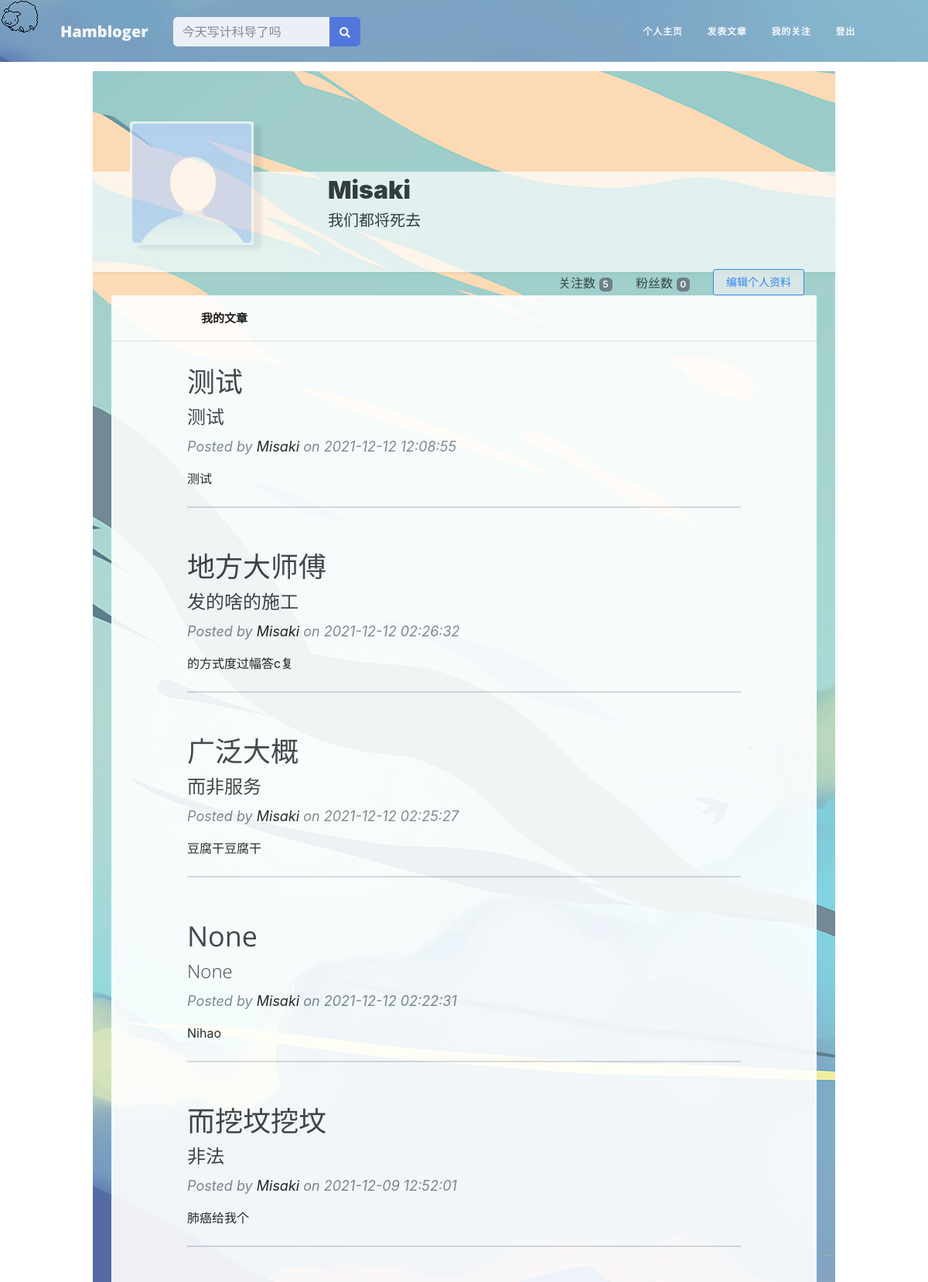
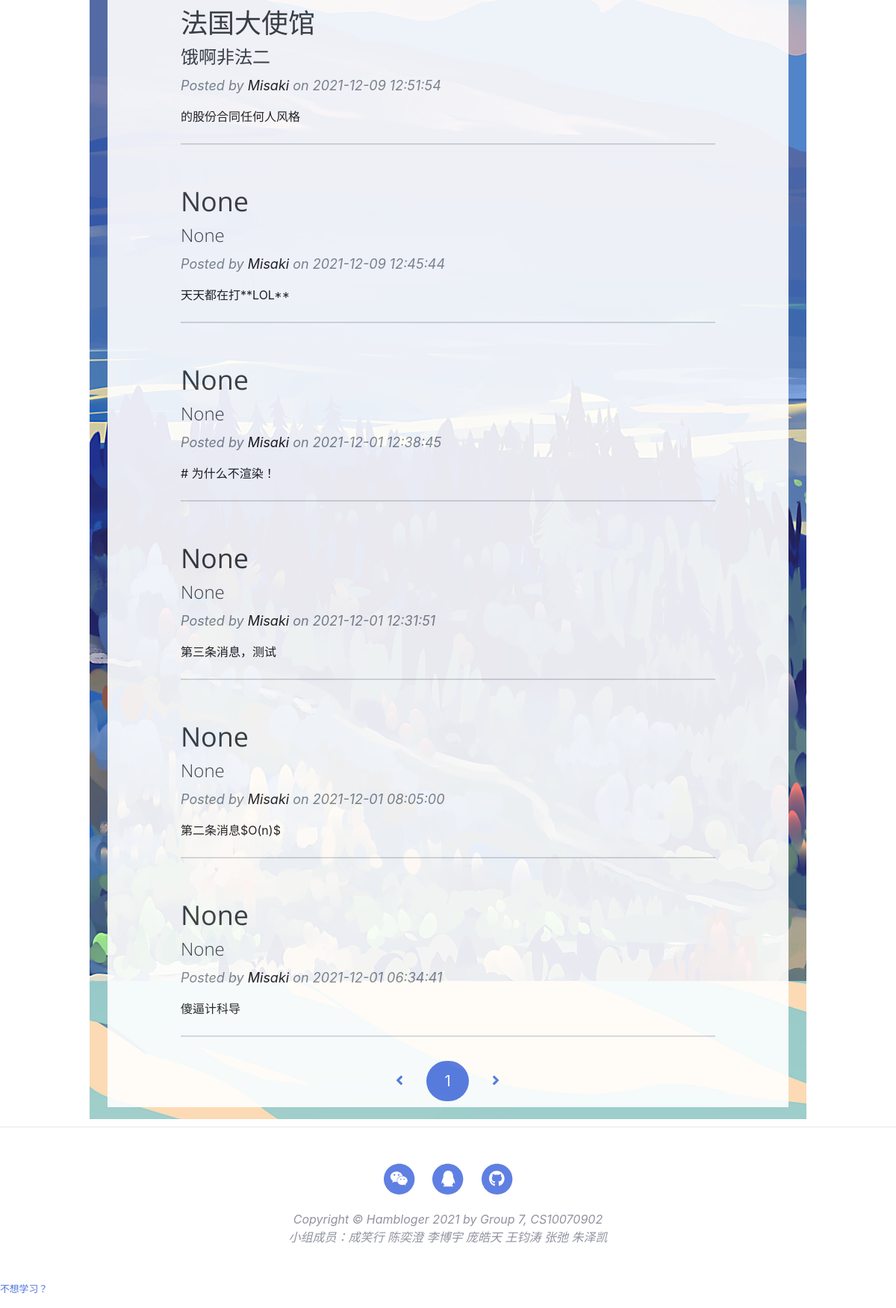
The app's page /user/Misaki (signed in) with its own data (2 pictures, top to bottom).
### app/models.py (models this page shows, shortened)
class User(UserMixin, db.Model):
    __tablename__ = 'users'
    id = db.Column(db.Integer, primary_key=True)
    email = db.Column(db.String(64), unique=True, index=True)
    username = db.Column(db.String(64), unique=True, index=True)
    role_id = db.Column(db.Integer, db.ForeignKey('roles.id'))  # 每一个用户只能有一个角色
    password_hash = db.Column(db.String(128))
    confirmed = db.Column(db.Boolean, default=True)
    name = db.Column(db.String(64))
    location = db.Column(db.String(64))
    about_me = db.Column(db.Text())
    member_since = db.Column(db.DateTime(), default=datetime.now)
    last_seen = db.Column(db.DateTime(), default=datetime.now)
    posts = db.relationship('Post', backref='author', lazy='dynamic')
    followed = db.relationship('Follow',
                               foreign_keys=[Follow.follower_id],
                               backref=db.backref('follower', lazy='joined'),
                               lazy='dynamic',
                               cascade='all, delete-orphan')
    followers = db.relationship('Follow',
                                foreign_keys=[Follow.followed_id],
                                backref=db.backref('followed', lazy='joined'),
                                lazy='dynamic',
                                cascade='all, delete-orphan')
    @property
    def password(self):
        raise AttributeError("Password is not a readable attribute")
    def can(self, perm):
        return self.role is not None and self.role.has_permission(perm)
    def is_administrator(self):
        return self.can(Permission.ADMIN)
    def ping(self):
        self.last_seen = datetime.utcnow()
        db.session.add(self)
        db.session.commit()

class Post(db.Model):
    __tablename__ = 'posts'
    id = db.Column(db.Integer, primary_key=True)
    body = db.Column(db.Text)
    body_html = db.Column(db.Text)
    timestamp = db.Column(db.DateTime, index=True, default=datetime.now)
    author_id = db.Column(db.Integer, db.ForeignKey('users.id'))
    title = db.Column(db.String(64))
    sub_title = db.Column(db.String(64))

### app/main/views.py (the view)
@main.route('/user/<username>')
def user(username):
    user = User.query.filter_by(username=username).first()
    if user is None:
        abort(404)
    posts = user.posts.order_by(Post.timestamp.desc()).all()
    edit_post = Post.query.order_by(Post.id.desc()).first()
    page = request.args.get('page', 1, type=int)
    pagination = user.posts.order_by(Post.timestamp.desc()).paginate(
        page, per_page=current_app.config['HAMBLOGER_POSTS_PER_PAGE'],
        error_out=False)
    return render_template('user.html', user=user, posts=posts, endpoint='.user', pagination=pagination, edit_post=edit_post)

### app/auth/views.py (called while the page is built)
@auth.before_app_request
def before_request():
    if current_user.is_authenticated:
        current_user.ping()
        if not current_user.confirmed and request.endpoint \
                and request.blueprint != 'auth' and request.endpoint != 'static':
            return redirect(url_for('auth.unconfirmed'))

### app/main/__init__.py (called while the page is built)
@main.app_context_processor
def inject_permissions():
    return dict(Permission=Permission)

### app/models.py (called while the page is built)
@login_manager.user_loader
def load_user(user_id):
    return User.query.get(int(user_id))

    def has_permission(self, perm):
        return self.permissions & perm == perm  # 使用位运算检查特定权限

### app/templates/user.html (shortened to what this page needs)
{% extends "base.html" %}
{% import "_macros.html" as macros %}
{% block head %}
<link href="{{ url_for('static',filename='css/user.css') }}" rel="stylesheet">
<link href="{{ url_for('static', filename='css/admin.css') }}"
      rel="stylesheet"/>
<header class="user-top-cover"></header>
{% endblock %}
{% block page_content %}
<link href="{{ url_for('static',filename='css/index.css') }}" rel="stylesheet">
<div class="page-container">
    <div class="user-container">
        <div class="user-cover-container masthead"></div>
        <div class="user-profile-container">
            <div class="user-mask-container">
                <div class="user-mask">
                    <img src="../static/mask/{{user.id}}.png" class="user-mask-img">
                </div>
            </div>
            <div class="user-information-container">
                <div class="username-container">
                    <span class="username"> {{ user.name }} </span>
                </div>
                <div class="about_me-container">
                    {% if user.about_me %}<span class="about_me">{{ user.about_me }}</span>{% endif %}
                </div>
            </div>
            <div class="user-operation-container">
                {% if user == current_user %}
                <div class="edit-pro-operation-container">
                    <a href="{{ url_for('.edit_profile') }}">
                        <button type="button" class="edit-profile-button">
                            <span>编辑个人资料</span>
                        </button>
                    </a>
                </div>
                {% endif %}
                <div class="follow-operation-container">
                    <a class="option-link" href="{{ url_for('.followers', username=user.username) }}">
                        粉丝数 <span class="badge badge-dark">{{ user.followers.count() - 1 }}</span>
                    </a>
                </div>
                <div class="follow-operation-container">
                    <a class="option-link" href="{{ url_for('.followed_by', username=user.username) }}">
                        关注数 <span class="badge badge-dark">{{ user.followed.count() - 1 }}</span>
                    </a>
                </div>
            </div>
        </div>
    </div>
    <div class="container main-show-container py-3">
        <ul class="option-bar">
            <li class="option-item">
                <a class="option-link" href="">
                    我的文章
                </a>
            </li>
        </ul>
        <div class="main-content-box">
            <div class="container px-10">
                {% for post in posts %}
                <div class="row gx-8 justify-content-center">
                    <div class="col-10">
                        <div class="post-preview">
                            <a href="{{ url_for('.post', id=post.id) }}">
                                <h3 class="post-title">{{ post.title }}</h3>
                                <h4 class="post-subtitle">{{ post.sub_title }}</h4>
                            </a>
                            <p class="post-meta">
                                Posted by
                                <a href="{{ url_for('.user', username=post.author.username) }}"
                                   class="context-user-link">
                                    {{ post.author.username }}
                                </a>
                                on {{ post.timestamp.strftime('%Y-%m-%d %H:%M:%S') }}
                            </p>
                            <span>
                                    {{ post.body }}
                                </span>
                        </div>
                        <hr class="my-4"/>
                    </div>
                </div>
                {% endfor %}
            </div>
            {% if pagination %}
            <div class="pagination">
                {{ macros.pagination_widget(pagination, endpoint, username = user.username) }}
            </div>
            {% endif %}
        </div>
    </div>
</div>
{% endblock %}

### app/static/css/base.css (style rules this page uses)
body { background-color: rgb(246, 246, 246); margin: 0; padding: 0; }
div { margin: 0; padding: 0; display: block; }
.page-container { display: block; margin-left: 15%; margin-right: 15%; width: 70%; }

### app/static/css/user.css (style rules this page uses)
.page-container { background-image: url('../img/page-bg.jpg'); display: block; margin-left: 10%; margin-right: 10%; width: 80%; }
.user-container { background-image: url('../img/page-bg.jpg'); display: block; background-color: rgb(255, 255, 255); margin-top: 12px; height: 260px; box-shadow: 0 1px 3px rgba(18, 18, 18, .1); border-radius: 2px; }
.container { opacity: 0.9; color: rgb(0, 0, 0); }
.user-cover-container { border-top-left-radius: 2px; border-top-right-radius: 2px; height: 50%; }
.user-profile-container { height: 50%; opacity: 0.7; background-color: rgb(255, 255, 255); color: rgb(0, 0, 0); border-bottom-left-radius: 2px; border-bottom-right-radius: 2px; }
.user-mask-container { opacity: 1; float: left; position: relative; top: -50%; left: 5%; width: 160px; height: 160px; }
.user-mask { background-color: rgb(255, 255, 255); width: 160px; height: 160px; box-shadow: 10px 5px 5px rgba(18, 18, 18, .1); border-radius: 4px; }
.user-mask-img { margin: 2%; width: 96%; height: 96%; border-radius: 4px; }
.user-information-container { float: left; width: 50%; padding-left: 15%; }
.username { font-size: 32px; font-weight: 900; }
.about_me-container { height: 30px; overflow: hidden; }
.about_me { font-size: 20px; font-weight: 400; }
.user-operation-container { padding-top: 5%; float: right; }
.user-operation-container button { margin-right: 40px; padding: 0 16px; font-size: 14px; line-height: 32px; text-align: center; cursor: pointer; border: 1px solid; border-radius: 3px; }
.edit-profile-button { color: #06f; border-color: #06f; }
.user-top-cover { background-image: url('../img/user-bg.jpg'); height: 80px; }
.option-bar { background-color: rgb(255, 255, 255); border-bottom: 2px solid rgb(240, 240, 240); height: 60px; line-height: 60px; list-style-type: none; margin: 0 auto; padding: 0; overflow: hidden; position: -webkit-sticky; position: sticky; width: 100%; }
.option-item { float: left; font-size: 15px; font-weight: 600; padding-left: 100px; }
.option-item a { display: inline; padding: 16px; }
.option-link { text-decoration: none; color: rgb(12, 12, 12); }
.main-content-box { background-color: rgb(255, 255, 255); }
.follow-operation-container { float: right; padding-right: 20px; padding-top: 6px; width: 100px; }
.edit-pro-operation-container { float: right; }
.main-show-container { margin: 2px 2px 10px; }

### app/static/css/index.css (style rules this page uses)
.page-container { background-color: rgb(255, 255, 255); color: rgb(0, 0, 0); }
.pagination { margin: 0 auto; }
.context-user-link { text-decoration: none; color: #000000; }

### records on screen
User: name "Misaki", about_me "我们都将死去"
Post: title "测试", sub_title "测试", author.username "Misaki", timestamp "2021-12-12 12:08:55", body "测试"
Post: title "地方大师傅", sub_title "发的啥的施工", author.username "Misaki", timestamp "2021-12-12 02:26:32", body "的方式度过幅答c复"
Post: title "广泛大概", sub_title "而非服务", author.username "Misaki", timestamp "2021-12-12 02:25:27", body "豆腐干豆腐干"
Post: title "None", sub_title "None", author.username "Misaki", timestamp "2021-12-12 02:22:31", body "Nihao"
Post: title "而挖坟挖坟", sub_title "非法", author.username "Misaki", timestamp "2021-12-09 12:52:01", body "肺癌给我个"
Post: title "法国大使馆", sub_title "饿啊非法二", author.username "Misaki", timestamp "2021-12-09 12:51:54", body "的股份合同任何人风格"
Post: title "None", sub_title "None", author.username "Misaki", timestamp "2021-12-09 12:45:44", body "天天都在打**LOL**"
Post: title "None", sub_title "None", author.username "Misaki", timestamp "2021-12-01 12:38:45", body "# 为什么不渲染！"
Post: title "None", sub_title "None", author.username "Misaki", timestamp "2021-12-01 12:31:51", body "第三条消息，测试"
Post: title "None", sub_title "None", author.username "Misaki", timestamp "2021-12-01 08:05:00", body "第二条消息$O(n)$"
Post: title "None", sub_title "None", author.username "Misaki", timestamp "2021-12-01 06:34:41", body "傻逼计科导"

### other values on screen
{{ user.followers.count() - 1 }} "0"
{{ user.followed.count() - 1 }} "5"
{{ p }} "1"
